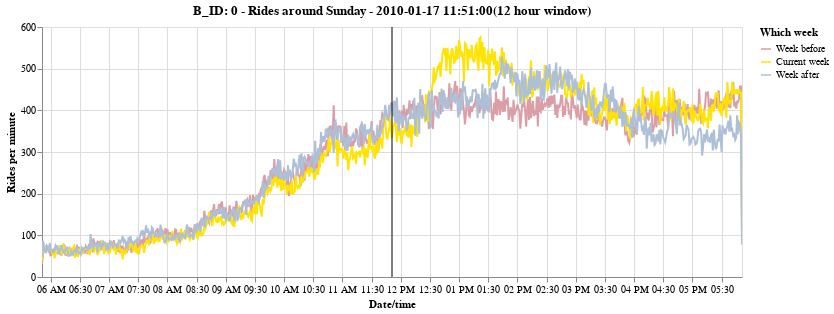

The notebook cell saved with this chart:
### Code cell
#for b in df_3w_sum['b_ts'].unique()[0:2]:
   
    
# https://stackoverflow.com/questions/13703720/converting-between-datetime-timestamp-and-datetime64
b = pd.Timestamp(df_3w_sum['b_ts'].unique()[0])


df_single_12hrs = df_3w_sum[df_3w_sum['b_ts'] == b]

df_single_12hrs.to_csv('data/single20100117.csv', index=False)


line = alt.Chart(pd.DataFrame({'x': [str(b)]})).mark_rule().encode(x=alt.X('x:T', title='') )    

# https://altair-viz.github.io/user_guide/times_and_dates.html
rides = alt.Chart(df_single_12hrs, title='B_ID: ' + str(df_single_12hrs.iloc[0]['b_id']) + " - Rides around " + str(b.strftime('%A')) + ' - ' + str(b) + '(12 hour window)').mark_line().encode(
    #x=alt.X('hoursminutes(pickup_datetime_1min):Q', title='Date/time', 
    #x=alt.X('utchoursminutes(pickup_datetime_1min_str):T', title='Date/time', 
    x=alt.X('pickup_datetime_same_time:T', title='Date/time', 
            axis=alt.Axis(
                        tickCount=18,
                    )
            ), 
    #x=alt.X('sequence:Q', axis=None, title='Date/time' ),     
    y=alt.Y('rides_per_minute:Q', title='Rides per minute'),
    color=alt.Color('which_week:N', title='Which week', scale=alt.Scale(
                                            domain=['Week before', 'Current week', 'Week after'],
                                            range=['#DB9EA6 ', '#FFE303', '#adc0d8']))
).properties(
width=700,
    height=250
).interactive()


(rides+line).display()

### Figure 1 — Vega-Lite specification as saved in the notebook (floating-point values rounded to 4 significant figures; data arrays with more than 128 entries replaced by an {"elided": "..."} marker saying what was removed)
{"config": {"view": {"continuousWidth": 400, "continuousHeight": 300}}, "layer": [{"data": {"name": "data-8da540db533a73852f0d9889a615f7fd"}, "mark": "line", "encoding": {"color": {"type": "nominal", "field": "which_week", "scale": {"domain": ["Week before", "Current week", "Week after"], "range": ["#DB9EA6 ", "#FFE303", "#adc0d8"]}, "title": "Which week"}, "x": {"type": "temporal", "axis": {"tickCount": 18}, "field": "pickup_datetime_same_time", "title": "Date/time"}, "y": {"type": "quantitative", "field": "rides_per_minute", "title": "Rides per minute"}}, "height": 250, "selection": {"selector001": {"type": "interval", "bind": "scales", "encodings": ["x", "y"]}}, "title": "B_ID: 0 - Rides around Sunday - 2010-01-17 11:51:00(12 hour window)", "width": 700}, {"data": {"name": "data-6d9763e8f3a4b02bc32f907f7c3584cd"}, "mark": "rule", "encoding": {"x": {"type": "temporal", "field": "x", "title": ""}}}], "$schema": "https://vega.github.io/schema/vega-lite/v4.8.1.json", "datasets": {"data-8da540db533a73852f0d9889a615f7fd": {"elided": "2163 records"}, "data-6d9763e8f3a4b02bc32f907f7c3584cd": [{"x": "2010-01-17 11:51:00"}]}}
